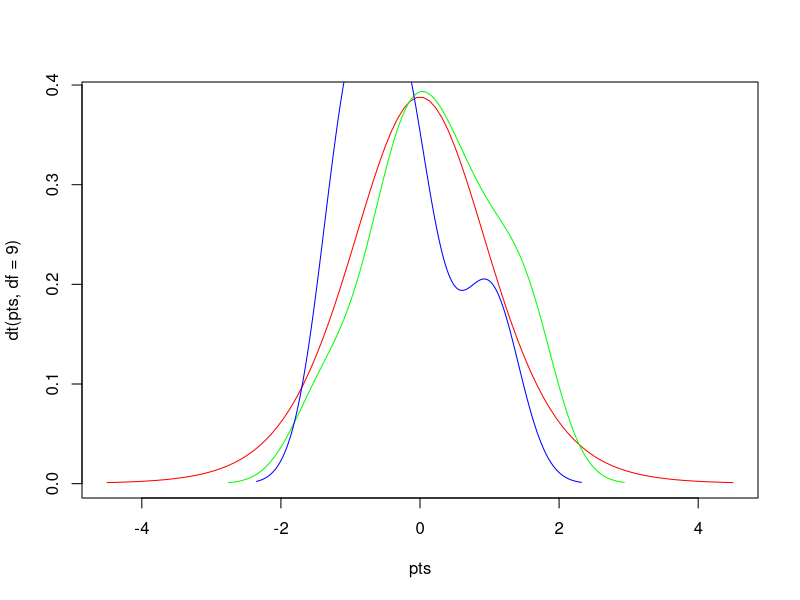

Generate this figure with R:
#Alani Williams, August 29, 2022
#Calculate T-test on dummy data
# Create some dummy data
x = rnorm(10)
y = rnorm(10)

# Visualize/Plot the points in variables x and y

pts = seq(-4.5,4.5,length=100)
plot(pts,dt(pts,df=9),col='red',type='l')

# Plot x and y points on reference plot
lines(density(x), col='green')
lines(density(y), col='blue')

# Perform T test to check if there is a significant difference between x and y variables
ttest = t.test(x,y)

# Null hypothesis: No difference between x and y.
# Alternate hypothesis: There is a significant difference between x and y. (p<0.05)

# Result: Accept the null hypothesis; Reject the alternate hypothesis.
